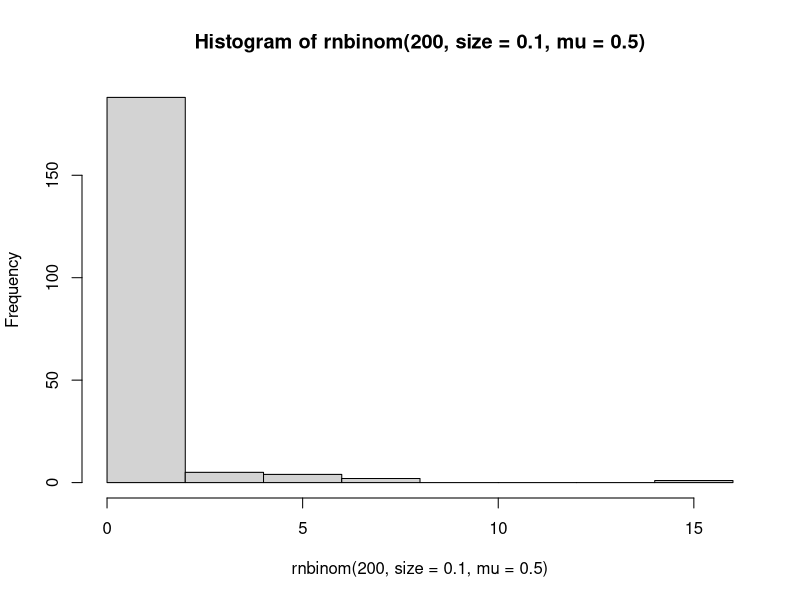
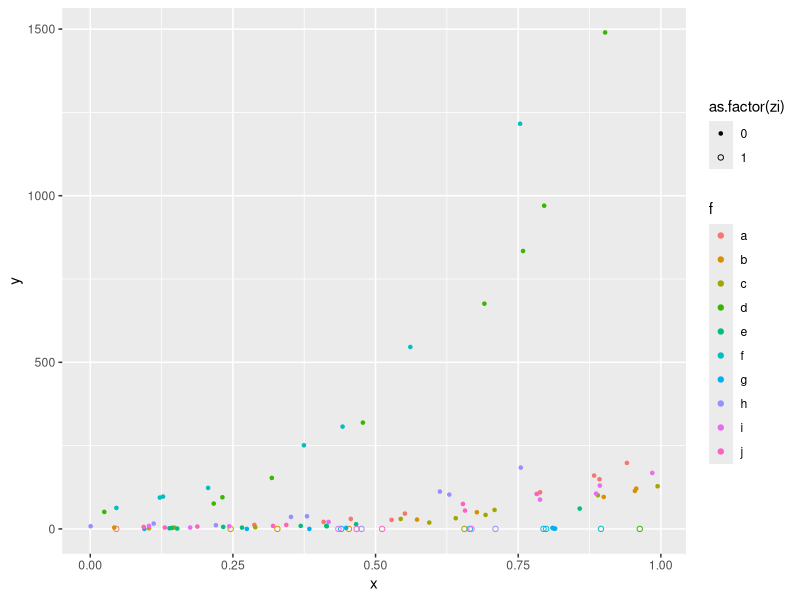
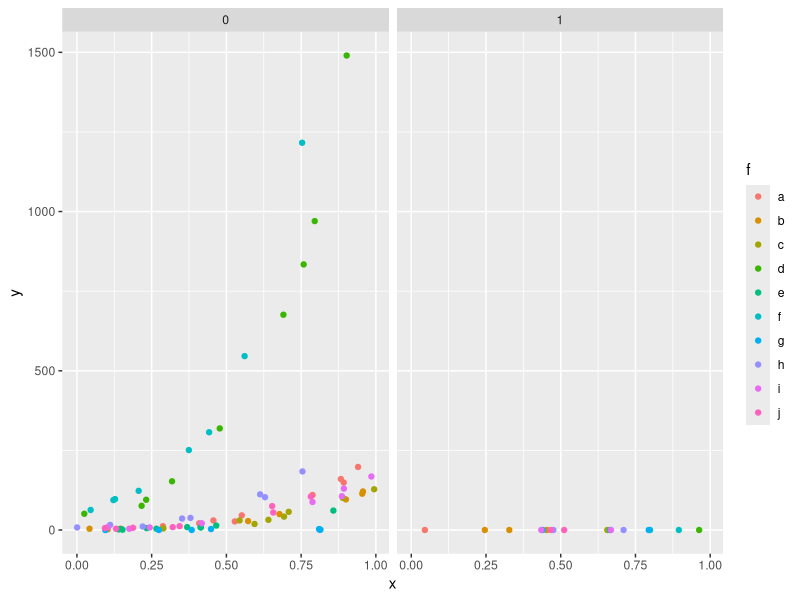
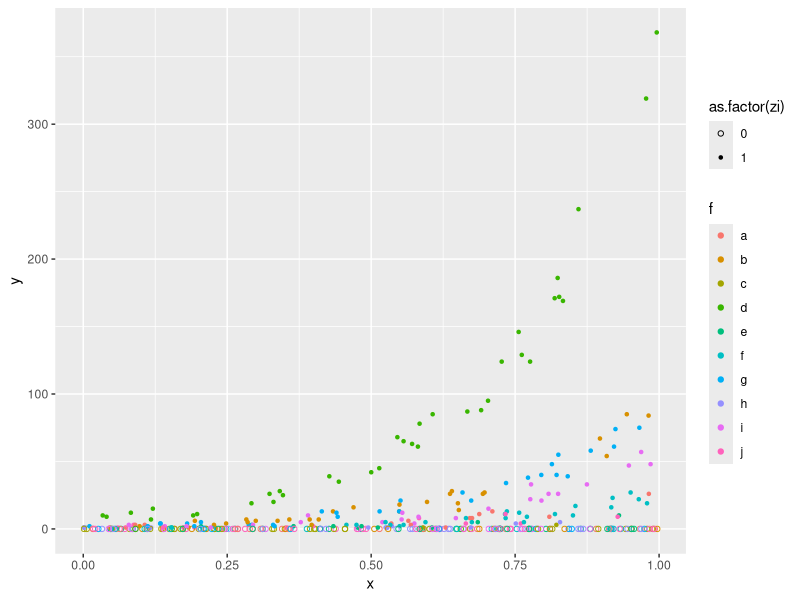
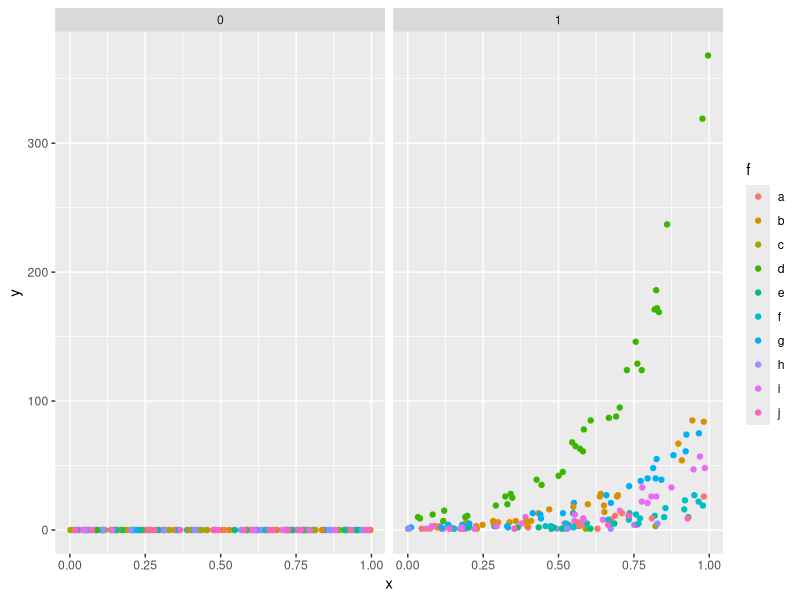

Recreate these plots in R, in order.
## ---- chunk 1
hist(rnbinom(200, size = 0.1, mu = 0.5))
## ---- chunk 2
library(tidyverse)
inverse_logit <- function(x) plogis(x)
## ---- chunk 3
set.seed(123)
d <- data.frame(f = factor(rep(letters[1:10], each = 10)), x = runif(100))
u <- rnorm(10, sd = 2)
d$eta <- with(d, u[f] + 1 + 4 * x)
pz <- 0.2 # probability of excess zeros
zi <- rbinom(100, size = 1, prob = pz)
d$y <- ifelse(zi, 0, rpois(100, lambda = exp(d$eta)))
d$zi <- zi
## ---- chunk 4
ggplot(d, aes(x, y, colour = f, shape = as.factor(zi))) + geom_point() +
  scale_shape_manual(values = c(20, 21))
## ---- chunk 5
ggplot(d, aes(x, y, colour = f)) + geom_point() +
  facet_wrap(~zi)
## ---- chunk 6
# simulated zero-inflated Poisson example
set.seed(99)
d <- data.frame(f = factor(rep(letters[1:10], each = 10)), x = runif(400))
u <- rnorm(10, sd = 2)
d$eta0 <- with(d, u[f] + 1 + 0.6 * x)
d$eta <- with(d, u[f] + 1 + 4 * x)
pz <- inverse_logit(d$eta0) # probability of excess zeros
zi <- rbinom(400, size = 1, prob = pz)
rtpois <- function(N, lambda) qpois(runif(N, dpois(0, lambda), 1), lambda) # truncated poisson
d$y <- ifelse(zi==0, 0, rtpois(400, lambda = exp(d$eta)))
d$zi <- zi
## ---- chunk 7
ggplot(d, aes(x, y, colour = f, shape = as.factor(zi))) + geom_point() +
  scale_shape_manual(values = c(21, 20))

ggplot(d, aes(x, y, colour = f)) + geom_point() +
  facet_wrap(~zi)
